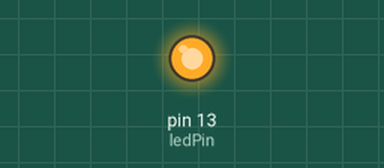
Recording of a sketch running on a simulated Arduino Uno, built with avr-gcc and run on an emulated ATmega328P. On the bench: output pins drawn as LEDs (lit = HIGH).

Above: at 1.4 s.
At 5.8 s:
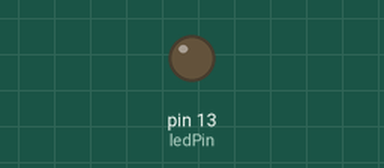
Timing chart, 0 to 8.3 s (numbered marks = the images above):
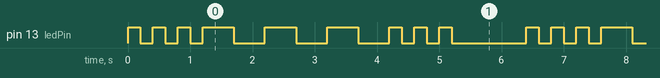

Measured:
- by itself, pin 13 (ledPin): repeats every 6.4 s: 2 × (LOW 0.20 s, HIGH 0.20 s), LOW 0.20 s, 3 × (HIGH 0.50 s, LOW 0.50 s), 2 × (HIGH 0.20 s, LOW 0.20 s), HIGH 0.20 s, LOW 1.2 s, HIGH 0.20 s
- by itself, everything shown: repeats every 6.4 s, in 18 steps

The sketch:

sketch_one_3.ino
```cpp
// Массивы и строки SOS
const int ledPin = 13;
int durations[] = {200,200,200,500,500,500,200,200,200};

void setup()
{
  pinMode(ledPin,OUTPUT);
}

void loop()
{
  for(int i = 0; i < 9; i++)
  {
    flash(durations[i]);
  }
  delay(1000);
}

void flash(int delayTime)
{
  digitalWrite(ledPin,HIGH);
  delay(delayTime);
  digitalWrite(ledPin,LOW);
  delay(delayTime);

}
```
